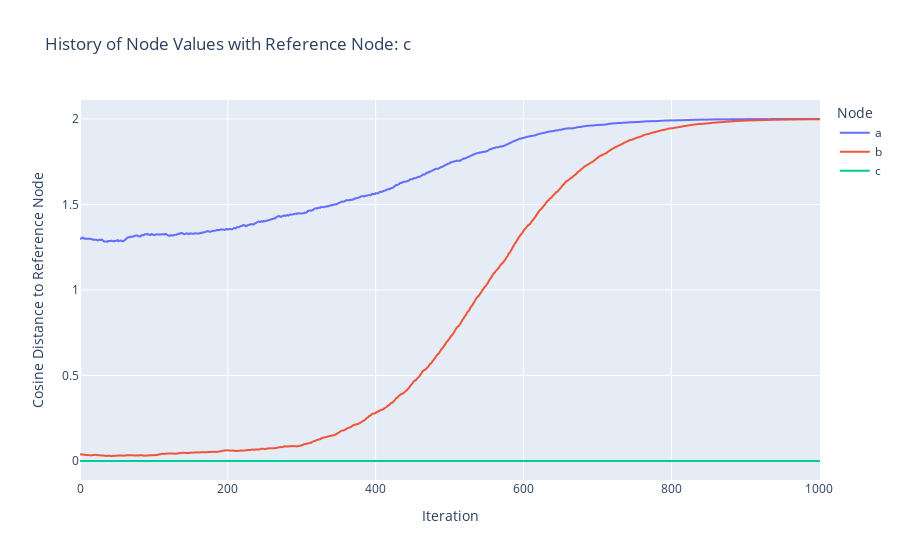

Here is the notebook cell this chart was saved with:
### Code cell
_ = display.plot_history_with_reference(hist, reference="c")

### Figure 1 — Plotly figure (JSON) as saved in the notebook; plotly's stock layout.template omitted (floating-point values rounded to 4 significant figures; data arrays with more than 128 entries replaced by an {"elided": "..."} marker saying what was removed)
{"data": [{"hovertemplate": "Node=a<br>Iteration=%{x}<br>Cosine Distance to Reference Node=%{y}<extra></extra>", "legendgroup": "a", "line": {"color": "#636efa", "dash": "solid"}, "marker": {"symbol": "circle"}, "mode": "lines", "name": "a", "showlegend": true, "type": "scattergl", "x": {"elided": "1002 int values"}, "xaxis": "x", "y": {"elided": "1002 float values"}, "yaxis": "y"}, {"hovertemplate": "Node=b<br>Iteration=%{x}<br>Cosine Distance to Reference Node=%{y}<extra></extra>", "legendgroup": "b", "line": {"color": "#EF553B", "dash": "solid"}, "marker": {"symbol": "circle"}, "mode": "lines", "name": "b", "showlegend": true, "type": "scattergl", "x": {"elided": "1002 int values"}, "xaxis": "x", "y": {"elided": "1002 float values"}, "yaxis": "y"}, {"hovertemplate": "Node=c<br>Iteration=%{x}<br>Cosine Distance to Reference Node=%{y}<extra></extra>", "legendgroup": "c", "line": {"color": "#00cc96", "dash": "solid"}, "marker": {"symbol": "circle"}, "mode": "lines", "name": "c", "showlegend": true, "type": "scattergl", "x": {"elided": "1002 int values"}, "xaxis": "x", "y": {"elided": "1002 float values"}, "yaxis": "y"}], "layout": {"legend": {"title": {"text": "Node"}, "tracegroupgap": 0}, "title": {"text": "History of Node Values with Reference Node: c"}, "xaxis": {"anchor": "y", "domain": [0, 1], "title": {"text": "Iteration"}}, "yaxis": {"anchor": "x", "domain": [0, 1], "title": {"text": "Cosine Distance to Reference Node"}}}}
